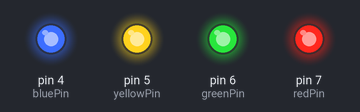
This sketch was run on a simulated Arduino Uno, built with avr-gcc and run on an emulated ATmega328P. Parts: output pins drawn as LEDs (lit = HIGH).

Above: at 0.5 s.
At 3.5 s:
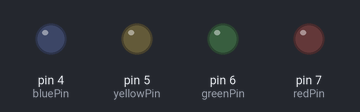
Timing chart, 0 to 4.6 s (numbered marks = the images above):
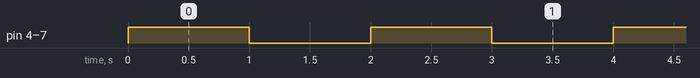

Measured:
- by itself, pin 4 (bluePin), pin 5 (yellowPin), pin 6 (greenPin), pin 7 (redPin): alternates HIGH for 1.0 s and LOW for 1.0 s

The sketch:

Blink.ino
```cpp
uint8_t redPin = 7;
uint8_t greenPin = 6;
uint8_t yellowPin = 5;
uint8_t bluePin = 4;

// the setup function runs once when you press reset or power the board
void setup() {
  // initialize all LED pins as an output
  pinMode(redPin, OUTPUT);
  pinMode(greenPin, OUTPUT);
  pinMode(yellowPin, OUTPUT);
  pinMode(bluePin, OUTPUT);
}

// the loop function runs over and over again forever
void loop() {
  // turn on all LEDs
  digitalWrite(redPin, HIGH);
  digitalWrite(greenPin, HIGH);
  digitalWrite(yellowPin, HIGH);
  digitalWrite(bluePin, HIGH);

  delay(1000);                       // wait for a second

  // turn off all LEDs
  digitalWrite(redPin, LOW);
  digitalWrite(greenPin, LOW);
  digitalWrite(yellowPin, LOW);
  digitalWrite(bluePin, LOW);

  delay(1000);                       // wait for a second
}
```
